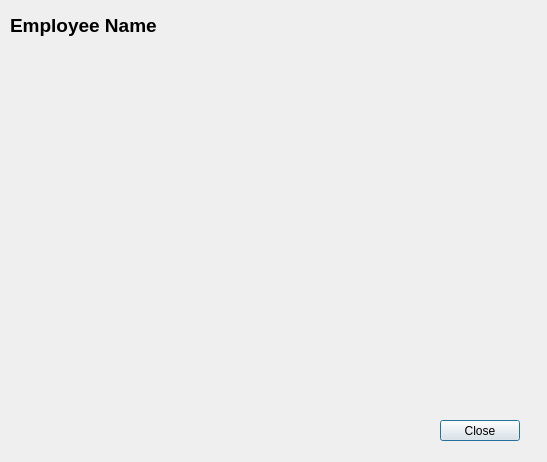
<?xml version="1.0" encoding="UTF-8"?>
<ui version="4.0">
 <class>recordWindow</class>
 <widget class="QDialog" name="recordWindow">
  <property name="geometry">
   <rect>
    <x>0</x>
    <y>0</y>
    <width>547</width>
    <height>462</height>
   </rect>
  </property>
  <property name="windowTitle">
   <string>Dialog</string>
  </property>
  <widget class="QPushButton" name="recordCloseButton">
   <property name="geometry">
    <rect>
     <x>440</x>
     <y>420</y>
     <width>80</width>
     <height>21</height>
    </rect>
   </property>
   <property name="text">
    <string>Close</string>
   </property>
  </widget>
  <widget class="QLabel" name="recordEmployeeLabel">
   <property name="geometry">
    <rect>
     <x>10</x>
     <y>10</y>
     <width>261</width>
     <height>31</height>
    </rect>
   </property>
   <property name="font">
    <font>
     <family>Helvetica</family>
     <pointsize>14</pointsize>
     <weight>75</weight>
     <bold>true</bold>
    </font>
   </property>
   <property name="text">
    <string>Employee Name</string>
   </property>
  </widget>
 </widget>
 <resources/>
 <connections/>
</ui>
